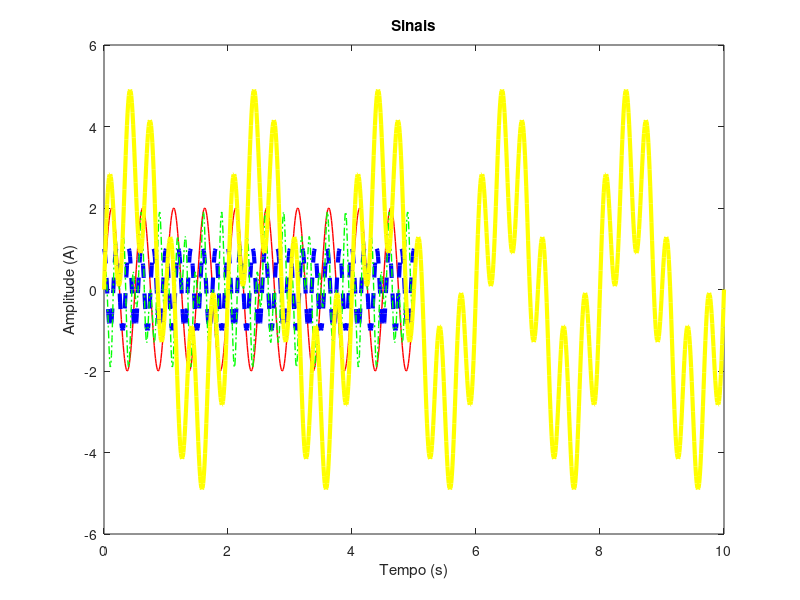

The MATLAB source for this figure:
Ta  = 0.01;

t = 0:Ta:5;
x = 2*sin(4*pi*t);

plot(t,x,"r-","LineWidth",1);
xlabel("Tempo (s)")
ylabel("Amplitude (A)")
title("Sinais")
hold on;

t = 0:Ta:5;
y = cos(10*pi*t);

plot(t,y,"b--","LineWidth",3);

t = 0:Ta:5;
z = x.*y;

plot(t,z,"g-.","LineWidth",1);

t = 0:Ta:10;
w = 3*sin(pi*t) + 2*sin(6*pi*t);

plot(t,w,"y-","LineWidth",3);
hold off;